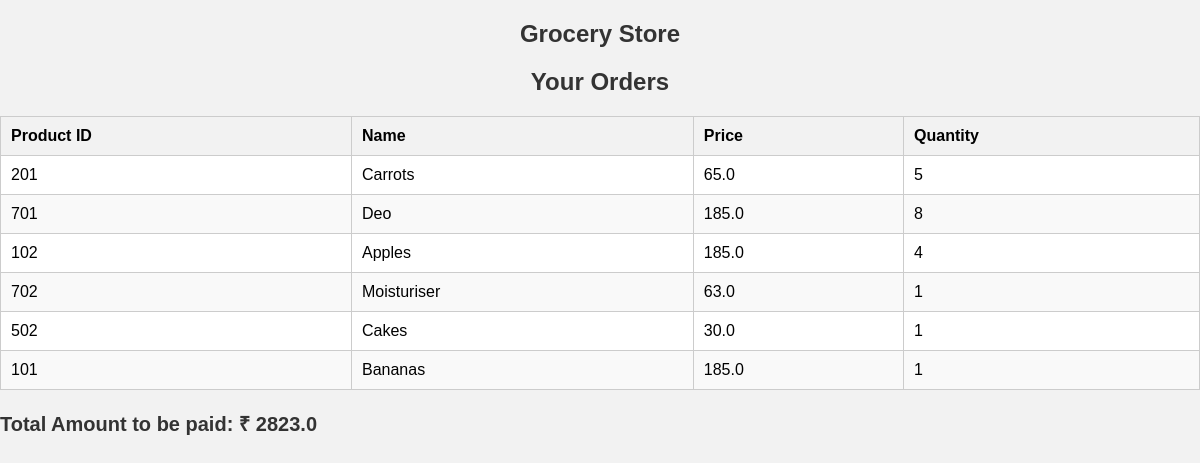
The page /user/orders on the database its author committed.
### tables this page shows
CREATE TABLE orders
             (id INTEGER PRIMARY KEY AUTOINCREMENT,
              product_id INTEGER,
              product_name TEXT,
              price REAL,
              quantity INTEGER,
              FOREIGN KEY (product_id) REFERENCES products(id));

### user/routes.py (the view)
@user_bp.route('/orders')
def user_orders():
    conn = sqlite3.connect('database.db')
    c = conn.cursor()
    c.execute("SELECT * FROM orders")
    orders = c.fetchall()
    conn.close()
    total_amount = 0  # Variable to store the total amount
    for order in orders:
        price = order[3]  # Assuming the price column is at index 3
        quantity = order[4]  # Assuming the quantity column is at index 4
        total_amount += price * quantity
    return render_template('user_orders.html',  orders=orders, total_amount=total_amount)

### templates/user_orders.html
{% extends 'base.html' %}
{% block content %}
    <h1>Your Orders</h1>
    <link rel="stylesheet" type="text/css" href="{{ url_for('static', filename='user_orders.css') }}">
    <table>
        <tr>
            <th>Product ID</th>
            <th>Name</th>
            <th>Price</th>
            <th>Quantity</th>
        </tr>
        {% for order in orders %}
        <tr>
            <td>{{ order[1] }}</td>
            <td>{{ order[2] }}</td>
            <td>{{ order[3] }}</td>
            <td>{{ order[4] }}</td>
        </tr>
        {% endfor %}
    </table>
    <h3>Total Amount to be paid: ₹
        {{ total_amount }}
    </h3>
{% endblock %}

### static/user_dashboard.css (style rules this page uses)
body { font-family: Arial, sans-serif; margin: 0; padding: 0; background-color: #f2f2f2; }
h1 { text-align: center; margin-top: 20px; }

### static/section_list_user.css (style rules this page uses)
h1 { font-size: 24px; color: #333; margin-bottom: 20px; }
table { width: 100%; border-collapse: collapse; margin-bottom: 20px; }
table th, table td { padding: 10px; border: 1px solid #ccc; }
table th { background-color: #f2f2f2; font-weight: bold; text-align: left; }

### static/user_orders.css (style rules this page uses)
h1 { font-size: 24px; color: #333; margin-bottom: 20px; }
table { width: 100%; border-collapse: collapse; margin-bottom: 20px; }
table th, table td { padding: 10px; border: 1px solid #ccc; }
table th { background-color: #f2f2f2; font-weight: bold; text-align: left; }
h3 { font-size: 20px; color: #333; margin-top: 20px; }
table tr:nth-child(odd) { background-color: #f9f9f9; }
table tr:nth-child(even) { background-color: #ffffff; }

### rows shown on the page
orders: product "201", product_name "Carrots", price "65.0", quantity "5"
orders: product "701", product_name "Deo", price "185.0", quantity "8"
orders: product "102", product_name "Apples", price "185.0", quantity "4"
orders: product "702", product_name "Moisturiser", price "63.0", quantity "1"
orders: product "502", product_name "Cakes", price "30.0", quantity "1"
orders: product "101", product_name "Bananas", price "185.0", quantity "1"

### other values the page prints
{{ total_amount }} "2823.0"
